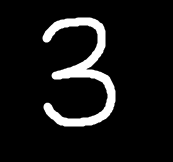
#> input picture my_manimce_products/reproduce_2017_nn_from_3b1b/resources/threes/three_1.png, 173 x 162 px
$ python rasterize.py
#> lines starting #> are read from the running program, lines starting #| are printed output that depends on the picture
"""
cd D:\MANIM\Projects\MyManimProjects\my_manimgl_products\_2017nn_from_3b1b\resources\threes
cd D:\MANIM\Projects\MyManimProjects\my_manimgl_products

.\myenv-1.7.1\Scripts\Activate.ps1

python rasterize.py
"""

import cv2


def rasterize_image(input_path, output_path, size=(28, 28)):
    """
    将输入图片光栅化为指定大小，并保存结果。

    Args:
        input_path (str): 输入图片路径。
        output_path (str): 输出图片路径。
        size (tuple): 输出图片尺寸 (宽, 高)。
    """
#> called with input_path = 'three_1.png', output_path = 'three_1_rasterized.png', size = (28, 28)
    # 读取图像为灰度模式
    image = cv2.imread(input_path, cv2.IMREAD_GRAYSCALE)
#> image is the input picture: shape (162, 173); min 0, max 255, mean 21.5
    if image is None:
        print(f"无法找到文件: {input_path}")
        return

    # 调整图像尺寸
    resized_image = cv2.resize(image, size, interpolation=cv2.INTER_AREA)
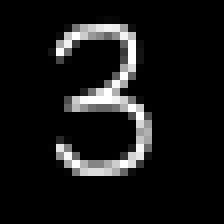
#> resized_image: shape (28, 28) (shown 8 times larger); min 0, max 255, mean 21.5

    # 保存光栅化结果
    cv2.imwrite(output_path, resized_image)

    print(f"光栅化完成，已保存到: {output_path}")


if __name__ == "__main__":


    input_filename = "three_1.png"
    output_filename = "three_1_rasterized.png"
    rasterize_image(input_filename, output_filename)

$ run again, with my_manimce_products/reproduce_2017_nn_from_3b1b/resources/threes/three_2.png copied over my_manimce_products/reproduce_2017_nn_from_3b1b/resources/threes/three_1.png
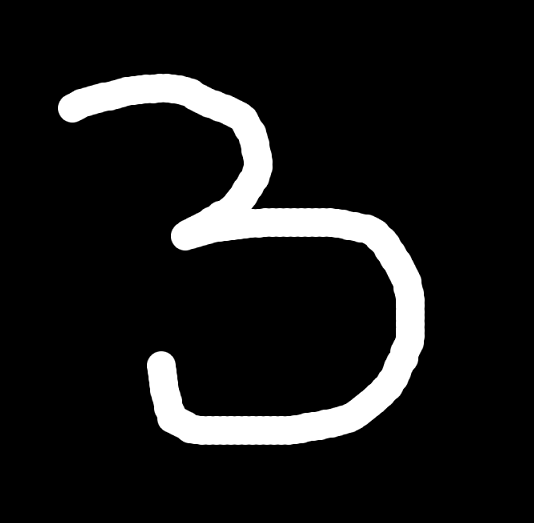
#> input picture my_manimce_products/reproduce_2017_nn_from_3b1b/resources/threes/three_2.png, 534 x 523 px
#> in rasterize_image, image is the input picture: shape (523, 534); min 0, max 255, mean 25.5
#> in rasterize_image, `resized_image = cv2.resize(image, size, interpolation=cv2.INTER_AREA)`:
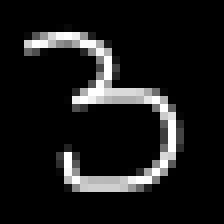
#> resized_image: shape (28, 28) (shown 8 times larger); min 0, max 255, mean 25.5

$ run again, with my_manimce_products/reproduce_2017_nn_from_3b1b/resources/threes/three_3.png copied over my_manimce_products/reproduce_2017_nn_from_3b1b/resources/threes/three_1.png
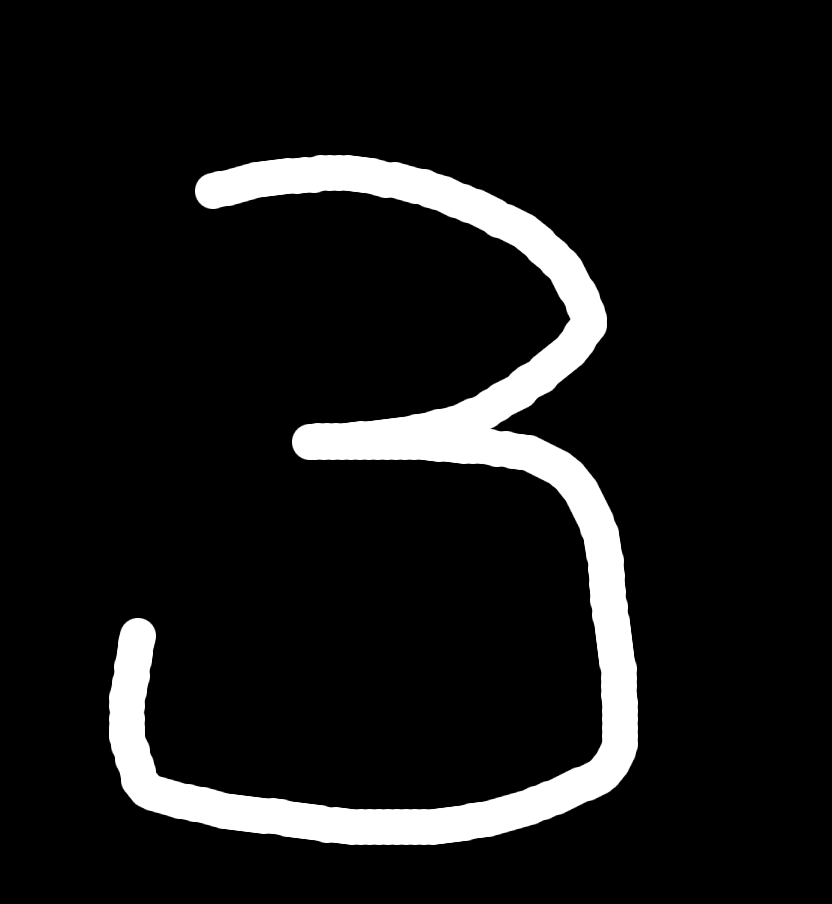
#> input picture my_manimce_products/reproduce_2017_nn_from_3b1b/resources/threes/three_3.png, 832 x 904 px
#> in rasterize_image, image is the input picture: shape (904, 832); min 0, max 255, mean 22.9
#> in rasterize_image, `resized_image = cv2.resize(image, size, interpolation=cv2.INTER_AREA)`:
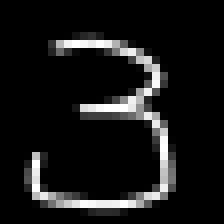
#> resized_image: shape (28, 28) (shown 8 times larger); min 0, max 255, mean 22.9

$ run again, with my_manimce_products/reproduce_2017_nn_from_3b1b/resources/threes/three_4.png copied over my_manimce_products/reproduce_2017_nn_from_3b1b/resources/threes/three_1.png
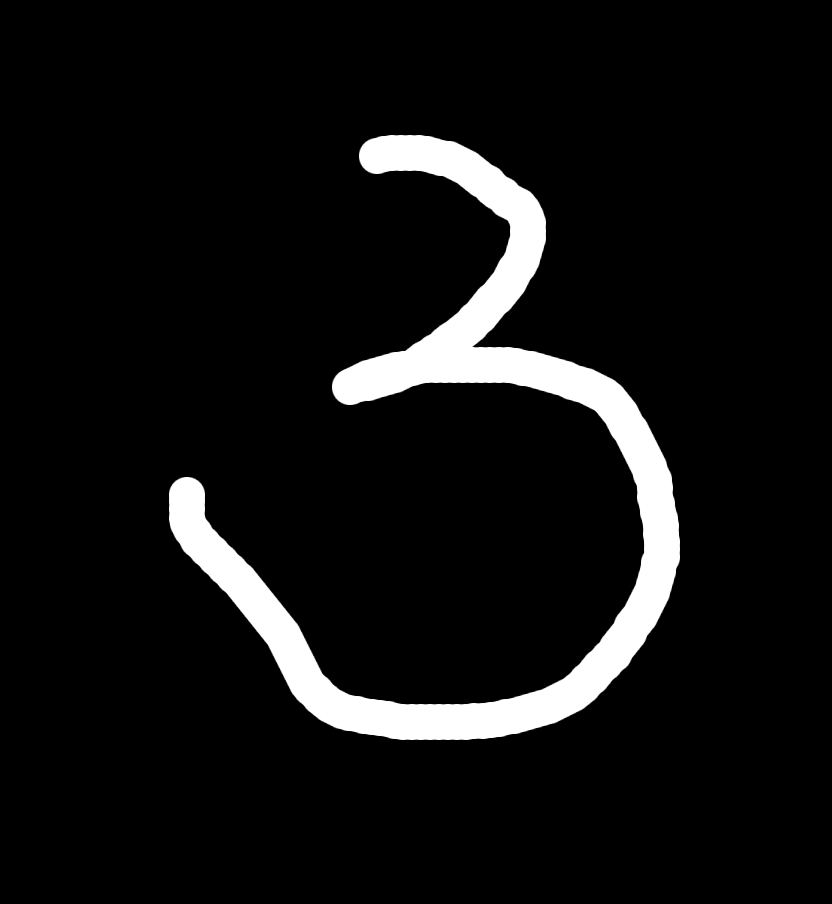
#> input picture my_manimce_products/reproduce_2017_nn_from_3b1b/resources/threes/three_4.png, 832 x 904 px
#> in rasterize_image, image is the input picture: shape (904, 832); min 0, max 255, mean 18.3
#> in rasterize_image, `resized_image = cv2.resize(image, size, interpolation=cv2.INTER_AREA)`:
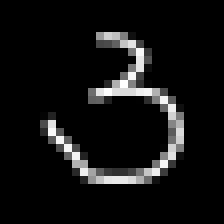
#> resized_image: shape (28, 28) (shown 8 times larger); min 0, max 254, mean 18.3
